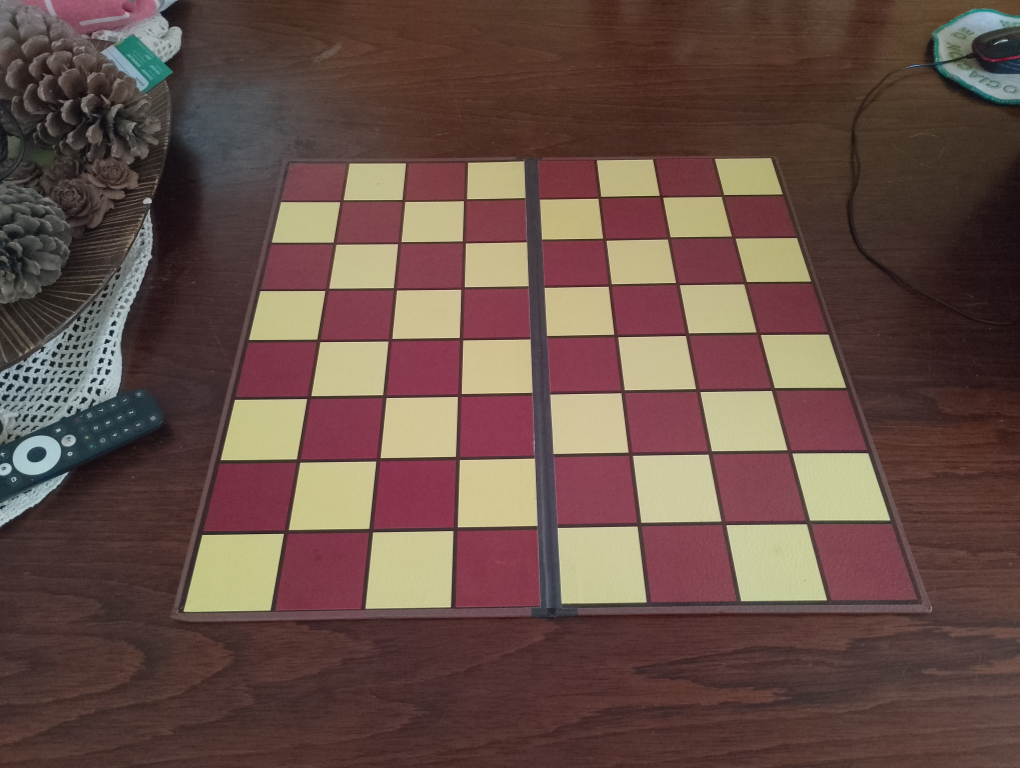
#> input picture tests/data/board/IMG_20260408_095745.jpg, 4080 x 3072 px (shown at 1/4 size)
$ python -i temp.py   (imports and definitions only)
#> lines starting #> are read from the running program, lines starting #| are printed output that depends on the picture
#> further down, picture is the input picture: shape (3072, 4080, 3); mean B, G, R 70.6, 78.3, 103.1
import json
import random
from pathlib import Path

import cv2
import numpy as np
from sklearn.cluster import DBSCAN
from sklearn.preprocessing import StandardScaler

from src.chessvision.geometry import BoardGeometry
from scipy.signal import find_peaks

DATA_DIR = Path("C:/Users/usuario/PycharmProjects/Trebejo/tests/data/board/")


def draw_master_lines(original_image, master_lines, color=(0, 255, 0), thickness=2):
    """
    Dibuja líneas infinitas en una imagen dada sus parámetros polares (rho, theta).

    Args:
        imagen_original: La imagen sobre la que dibujar (se hará una copia).
        lineas_maestras: Lista o array de [rho, theta] (retornado por get_master_lines).
        color: Tupla BGR del color de la línea.
        grosor: Grosor de la línea en píxeles.

    Returns:
        Imagen con las líneas dibujadas.
    """
    imagen_con_lineas = original_image.copy()

    # Asegurarnos de que tenemos las dimensiones para los puntos extremos
    alto, ancho = imagen_con_lineas.shape[:2]
    longitud_maxima = (
        max(alto, ancho) * 2
    )  # Un factor de seguridad para asegurar que cruza toda la imagen

    for rho, theta in master_lines:
        # 1. Calcular funciones trigonométricas (theta debe estar en radianes)
        a = np.cos(theta)
        b = np.sin(theta)

        # 2. Calcular el punto (x0, y0) que es el punto más cercano de la línea al origen
        x0 = a * rho
        y0 = b * rho

        # 3. Calcular el vector director de la línea.
        # Si el vector perpendicular es (a, b), el vector director es (-b, a)
        # Multiplicamos por la longitud máxima para obtener puntos lejanos
        x1 = int(x0 + longitud_maxima * (-b))
        y1 = int(y0 + longitud_maxima * (a))
        x2 = int(x0 - longitud_maxima * (-b))
        y2 = int(y0 - longitud_maxima * (a))

        # 4. Dibujar el segmento entre los puntos calculados
        cv2.line(imagen_con_lineas, (x1, y1), (x2, y2), color, thickness, cv2.LINE_AA)

    return imagen_con_lineas


def polar_params_line(x1: int, y1: int, x2: int, y2: int) -> tuple[float, float]:
    """
    Calcula los parámetros polares (rho, theta) de una línea dados dos puntos (x1, y1) y (x2, y2).
    """
    # Calcular el ángulo de la línea con respecto al eje X
    angle = np.arctan2(y2 - y1, x2 - x1) + np.pi / 2

    # Normalizar el ángulo para que esté en el rango [0, pi)
    # Esto es importante para que líneas con la misma orientación pero diferentes direcciones
    # tengan el mismo theta.
    theta = angle % np.pi

    if angle < 0:
        angle += np.pi

    # Calcular rho (distancia perpendicular al origen)
    rho = x1 * np.cos(theta) + y1 * np.sin(theta)

    return rho, theta


def get_master_lines(lines: list, k: int = 18) -> np.ndarray:
    parameters = []
    for line in lines:
        x1, y1, x2, y2 = line[0]
        parameters.append(polar_params_line(x1, y1, x2, y2))

    parameters_arr = np.array(parameters, dtype=np.float32)

    # K-Means para encontrar las K líneas principales
    criteria = (cv2.TERM_CRITERIA_EPS + cv2.TERM_CRITERIA_MAX_ITER, 100, 0.01)
    _, _, centers = cv2.kmeans(
        parameters_arr,
        k,
        bestLabels=None,
        criteria=criteria,
        attempts=20,
        flags=cv2.KMEANS_PP_CENTERS,
    )

    return centers  # Devuelve lista de [rho_master, theta_master]


# [7 lines left out: function get_board_lines, not called in this run]


def calc_cluster_mean_params(
    lines_arr: np.ndarray, clean_label: np.ndarray
) -> dict[int, tuple[float, float]]:
    """
    Calcula la media de los parámetros polares (rho, theta) para un grupo de líneas.
    """
    print(f"DEBUG: lines_arr: {lines_arr}")
    unique_labels = np.unique(clean_label)
    print(f"DEBUG: unique_labels: {unique_labels}")

    grouped_index = {}
    for l in unique_labels:
        indices = np.where(clean_label == l)[0]
        grouped_index[l] = indices

    group_mean = {}
    for group, index in grouped_index.items():
        rho_real = np.mean([lines_arr[idx][0] for idx in index])
        theta_real = np.mean([lines_arr[idx][1] for idx in index])
        group_mean[group] = [rho_real, theta_real]

    print(f"DEBUG: group_mean: {group_mean}")

    return group_mean


def cluster_lines(lines_params: list[tuple]) -> tuple[np.ndarray, np.ndarray]:
    scaler = StandardScaler()

    lines_arr = np.array(lines_params, dtype=np.float32)
    lines_scaled = scaler.fit_transform(lines_arr)

    db = DBSCAN(eps=0.3, min_samples=3).fit(lines_scaled)

    mask = db.labels_ >= 0
    clean_lines = np.array(lines_arr)[mask]
    clean_label = db.labels_[mask]

    return clean_lines, clean_label


def rot_corr(img: np.ndarray) -> np.ndarray:
    # Obtener dimensiones y centro
    h, w = img.shape[:2]
#> h = 3072; w = 4080
    centro = (w // 2, h // 2)
#> centro = (2040, 1536)

    # Determinar el ángulo de rotación
    # 1. Preparar la imagen
    gray = cv2.cvtColor(img, cv2.COLOR_BGR2GRAY)
    edges = cv2.Canny(gray, 50, 100, apertureSize=3)
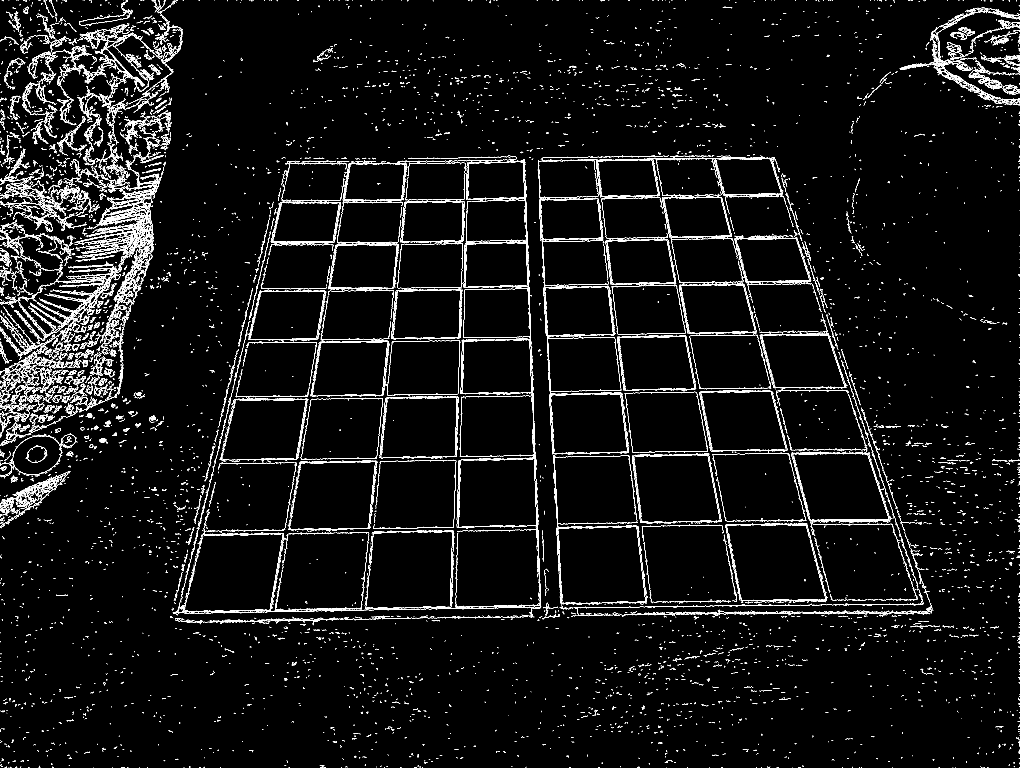
#> edges: shape (3072, 4080) (shown at 1/4 size); 2.6% white in thin lines or dots

    # 2. Detectar líneas con HoughLinesP
    # threshold: mínimo de intersecciones; minLineLength: longitud mínima de línea
    lines = cv2.HoughLinesP(
        edges, 1, np.pi / 180, threshold=100, minLineLength=80, maxLineGap=600
    )
#> lines = 828 rows, first 6: [1, 1605, 3416, 1545], [707, 2445, 4074, 2386], [697, 2448, 3812, 2394], [5, 1616, 4079, 1545], [2, 1382, 3327, 1324], [0, 1619, 3421, 1560]

    if lines is None:
        return img

    # Agrupar líneas por orientación (horizontales y verticales)
    hor_lines = []
    ver_lines = []

    for line in lines:
        x1, y1, x2, y2 = line[0]
        # Calcular ángulo
        angulo = np.arctan2(y2 - y1, x2 - x1)
        # Normalizar: Queremos saber cuánto se desvía de 0 o 90 grados
        # El ajuste depende de si la línea es más horizontal o vertical
        if angulo < 0:
            angulo += np.pi

        if angulo > np.pi / 2:
            angulo -= np.pi

        if abs(angulo) < np.pi / 4:  # Horizontal
            hor_lines.append(line)
        elif abs(angulo) > np.pi / 4:  # Vertical
            ver_lines.append(line)
#> this loop made 828 passes
#> (x1, y1, x2, y2, angulo) on passes 1 to 12: (1, 1605, 3416, 1545, -0.0176), (707, 2445, 4074, 2386, -0.0175), (697, 2448, 3812, 2394, -0.0173), (5, 1616, 4079, 1545, -0.0174), (2, 1382, 3327, 1324, -0.0174), (0, 1619, 3421, 1560, -0.0172), (840, 1844, 3534, 1797, -0.0174), (764, 2489, 3728, 2438, -0.0172), (47, 682, 3617, 620, -0.0174), (14, 2155, 4073, 2084, -0.0175), (2577, 410, 3038, 2783, 1.38), (67, 2501, 4079, 2431, -0.0174)
#> after the loop, hor_lines = 264 items, first 6: [[1, 1605, 3416, 1545]], [[707, 2445, 4074, 2386]], [[697, 2448, 3812, 2394]], [[5, 1616, 4079, 1545]], [[2, 1382, 3327, 1324]], [[0, 1619, 3421, 1560]]; ver_lines = 564 items, first 6: [[2577, 410, 3038, 2783]], [[2327, 287, 2666, 3050]], [[2769, 322, 3380, 2600]], [[2137, 358, 2245, 2429]], [[2085, 288, 2179, 2978]], [[2373, 528, 2682, 3043]]

    hor_lines_k = get_master_lines(hor_lines, k=11)
#> the loop in get_master_lines, `for line in lines:` made 264 passes
#> line on passes 7 to 9: [[840, 1844, 3534, 1797]], [[764, 2489, 3728, 2438]], [[47, 682, 3617, 620]]
    img_1 = draw_master_lines(img, hor_lines_k)
#> the loop in draw_master_lines, `for rho, theta in master_lines:` made 11 passes
#> (rho, theta) on passes 1 to 11: (2478.6, 1.55), (761.2, 1.51), (1388.5, 1.55), (219.3, 1.58), (1862.1, 1.55), (-1459.1, 2.04), (2146.6, 1.55), (3029.5, 1.5), (465, 1.51), (1612.6, 1.55), (1082.6, 1.55)
#> after the loop in draw_master_lines, `for rho, theta in master_lines:`:
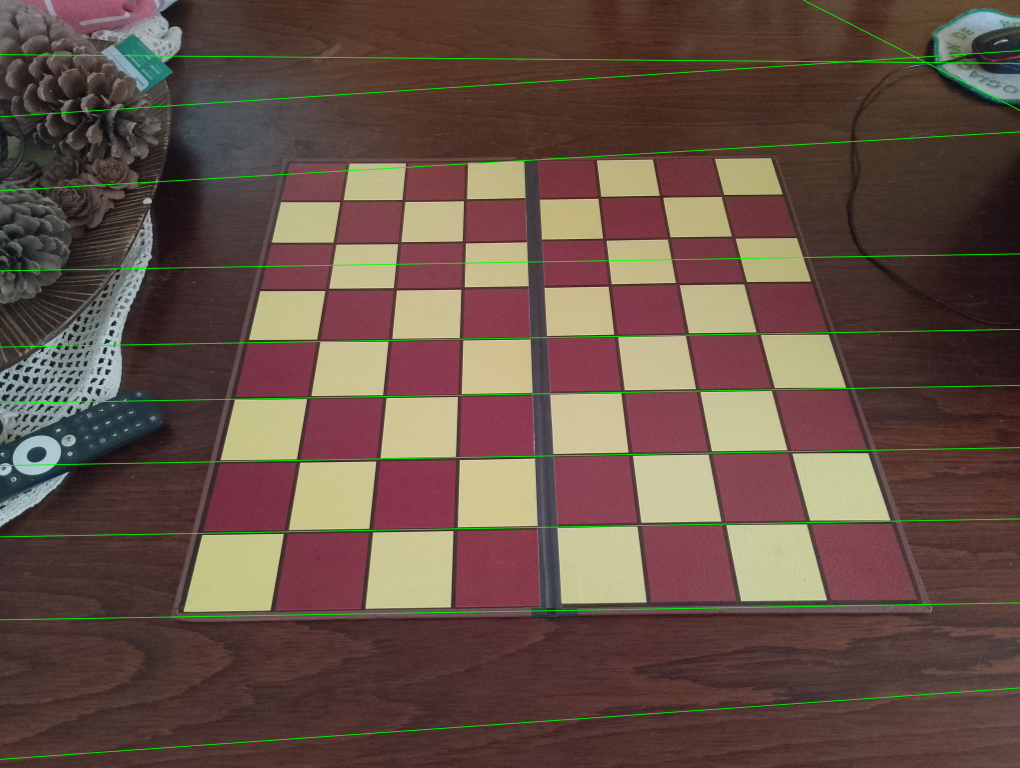
#> imagen_con_lineas: shape (3072, 4080, 3) (shown at 1/4 size); mean B, G, R 69.9, 80.5, 102.2
    ver_lines_k = get_master_lines(ver_lines, k=11)
#> the loop in get_master_lines (call 2), `for line in lines:` made 564 passes
    img_1 = draw_master_lines(img_1, ver_lines_k, color=(0, 0, 255))
#> the loop in draw_master_lines (call 2), `for rho, theta in master_lines:` made 11 passes
#> (rho, theta) on passes 1 to 11: (1585.8, 0.127), (-2362.1, 2.98), (464.5, 0.229), (4076.5, 0), (766.1, 0.282), (80.42, 0.282), (1271.1, 0.236), (-2663.5, 2.85), (1892.6, 0.0348), (-2094.2, 3.1), (658.1, 0.294)

    img_rezised = cv2.resize(img_1, (600, 600))
    img_ed_rezised = cv2.resize(edges, (600, 600))
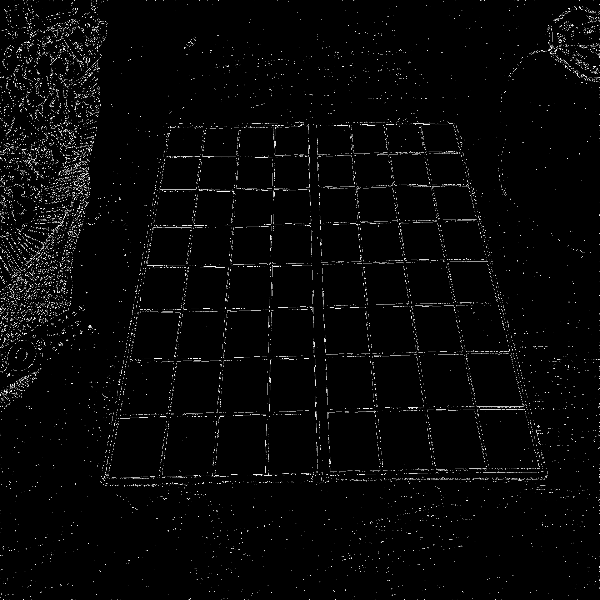
#> img_ed_rezised: shape (600, 600); min 0, max 255, mean 6.6
    cv2.imshow("Warped Image", img_rezised)
    cv2.imshow("Warped Image Edges", img_ed_rezised)
    cv2.waitKey(0)
    cv2.destroyAllWindows()

    hor_lines_params = [polar_params_line(*line[0]) for line in hor_lines]
    clean_hor_lines, clean_hor_label = cluster_lines(hor_lines_params)
    master_hor_lines = list(
        calc_cluster_mean_params(clean_hor_lines, clean_hor_label).values()
    )
#> (printed output is left out)
#> the loop in calc_cluster_mean_params, `for l in unique_labels:` made 5 passes
#> the loop in calc_cluster_mean_params, `for group, index in grouped_index.items():` made 5 passes

    ver_lines_params = [polar_params_line(*line[0]) for line in ver_lines]
    clean_ver_lines, clean_ver_label = cluster_lines(ver_lines_params)
    master_ver_lines = list(
        calc_cluster_mean_params(clean_ver_lines, clean_ver_label).values()
    )
#> the loop in calc_cluster_mean_params (call 2), `for l in unique_labels:` made 4 passes
#> the loop in calc_cluster_mean_params (call 2), `for group, index in grouped_index.items():` made 4 passes
#> index on passes 3 to 4: [33, 49, 58, 139, 325, 418], [84, 97, 159, 318, 421, 484, 525]

    img_2 = draw_master_lines(img, master_hor_lines)
#> call 3 of draw_master_lines, with color = (0, 255, 0), thickness = 2
#> the loop in draw_master_lines (call 3), `for rho, theta in master_lines:` made 5 passes
#> (rho, theta) on passes 1 to 5: (1198, 1.55), (2481.9, 1.55), (2146.6, 1.55), (281.6, 1.56), (779.3, 1.42)
#> after the loop in draw_master_lines (call 3), `for rho, theta in master_lines:`:
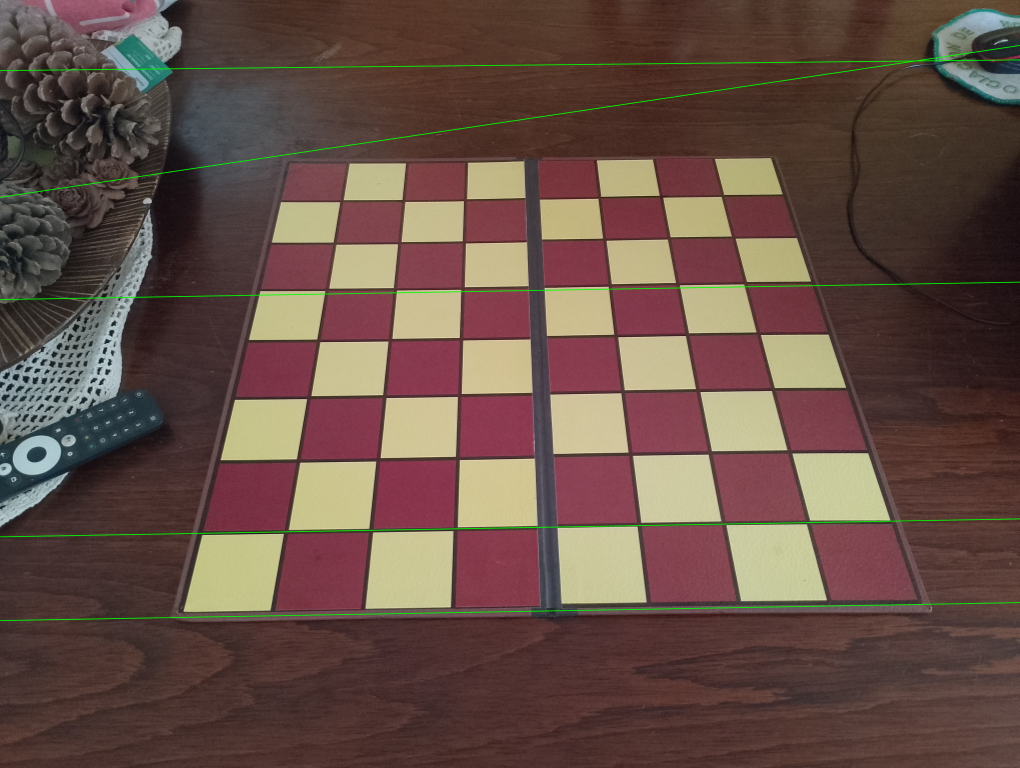
#> imagen_con_lineas: shape (3072, 4080, 3) (shown at 1/4 size); mean B, G, R 70.2, 79.4, 102.6
    img_2 = draw_master_lines(img_2, master_ver_lines, color=(0, 0, 255))
    img_rezised = cv2.resize(img_2, (600, 600))
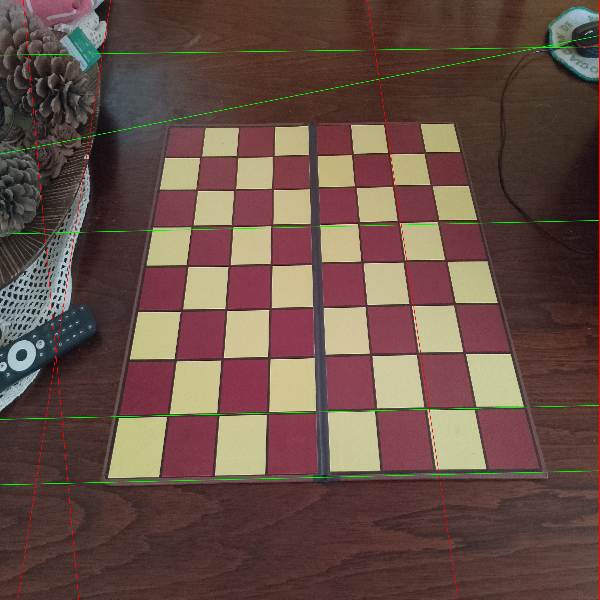
#> img_rezised: shape (600, 600, 3); mean B, G, R 69.8, 78.9, 103.2
    cv2.imshow("Cleaned Lines", img_rezised)
    cv2.waitKey(0)
    cv2.destroyAllWindows()

    angulos_corregidos = []

    for line in lines:
        x1, y1, x2, y2 = line[0]
        # Calcular ángulo en grados
        angulo = np.degrees(np.arctan2(y2 - y1, x2 - x1))

        # Normalizar: Queremos saber cuánto se desvía de 0 o 90 grados
        # El ajuste depende de si la línea es más horizontal o vertical
        if angulo < 0:
            angulo += 180

        # Esto "colapsa" las líneas verticales sobre las horizontales
        desviacion = (angulo + 45) % 90 - 45
        angulos_corregidos.append(desviacion)
#> this loop made 828 passes

    # La mediana nos da la rotación necesaria para enderezar
    angulo_rotacion = np.median(angulos_corregidos)

    # Matriz de rotación
    M = cv2.getRotationMatrix2D(centro, angulo_rotacion, 1.0)

    # Aplicar la rotación
    img_rotada = cv2.warpAffine(
        img, M, (w, h), flags=cv2.INTER_CUBIC, borderMode=cv2.BORDER_REPLICATE
    )
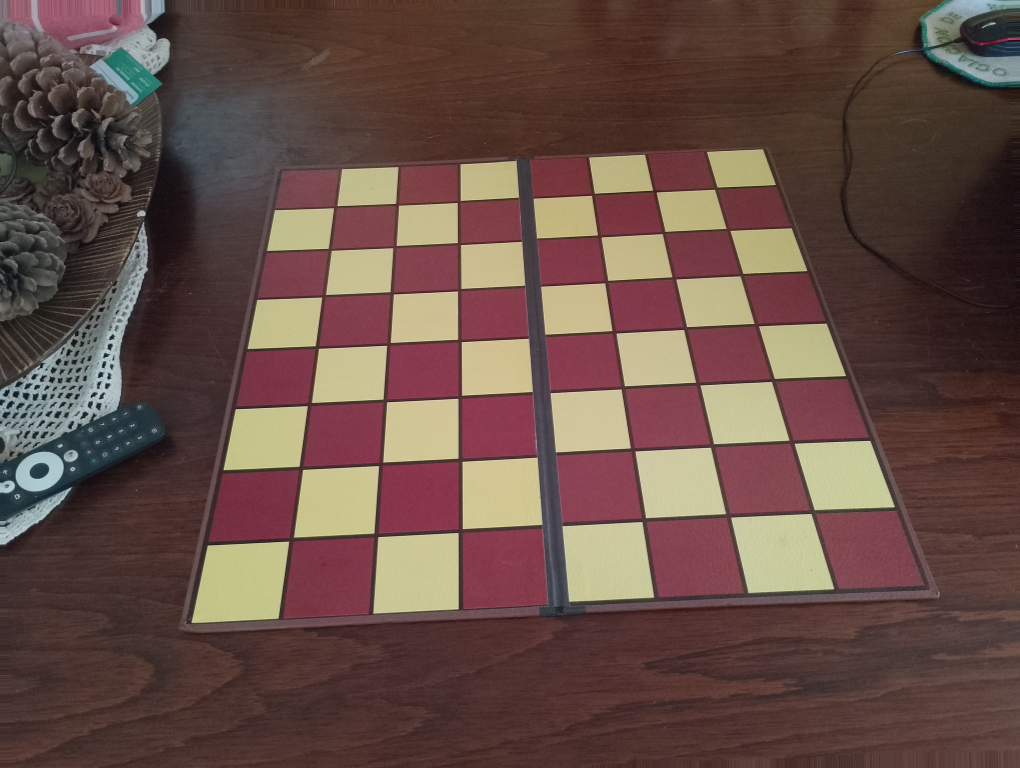
#> img_rotada: shape (3072, 4080, 3) (shown at 1/4 size); mean B, G, R 70.7, 78.4, 103.2

    return img_rotada


# [124 lines left out: functions graph_profiles, grig_analyzer, main, not called in this run]
    # grig_analyzer(warped_img)


# [10 lines not run here, left out]

>>> import cv2
>>> picture = cv2.imread('../../tests/data/board/IMG_20260408_095745.jpg')
>>> result = rot_corr(picture)
